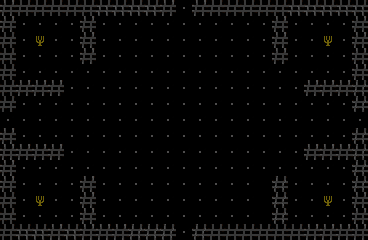

A level layout from a 2D game, rendered from its tile map. Below: a short description, then the map file with tile-grid data replaced by summaries:
An orthogonal 23x15 tile map with 16x16 px tiles, 1 tile layer (Capa de patrones 1) and 20 objects.

<map version="1.10" tiledversion="1.12.2" orientation="orthogonal" renderorder="right-down" width="23" height="15" tilewidth="16" tileheight="16" infinite="0" nextlayerid="4" nextobjectid="31">
 <tileset firstgid="1" name="tileset" tilewidth="16" tileheight="16" tilecount="64" columns="8">
  <image source="../tileset/tileset.png" width="128" height="128" />
 </tileset>
 <layer id="1" name="Capa de patrones 1" width="23" height="15">
  <data>[345 cells, 342 non-empty, 6 distinct tile ids]</data>
 </layer>
 <objectgroup id="3" name="spawnEnemigo">
  <object id="25" x="320" y="32" width="16" height="16" />
  <object id="26" x="32" y="32" width="16" height="16" />
  <object id="27" x="32" y="192" width="16" height="16" />
  <object id="28" x="320" y="192" width="16" height="16" />
 </objectgroup>
 <objectgroup id="2" name="colisiones">
  <object id="1" x="192" y="0" width="176" height="16" />
  <object id="2" x="352" y="128" width="16" height="112" />
  <object id="3" x="352" y="16" width="16" height="96" />
  <object id="4" x="192" y="224" width="160" height="16" />
  <object id="5" x="0" y="224" width="176" height="16" />
  <object id="6" x="0" y="128" width="16" height="96" />
  <object id="7" x="0" y="0" width="16" height="112" />
  <object id="8" x="16" y="0" width="160" height="16" />
  <object id="11" x="16" y="80" width="48" height="16" />
  <object id="12" x="80" y="16" width="16" height="48" />
  <object id="13" x="16" y="144" width="48" height="16" />
  <object id="14" x="80" y="176" width="16" height="48" />
  <object id="16" x="304" y="144" width="48" height="16" />
  <object id="17" x="304" y="80" width="48" height="16" />
  <object id="18" x="272" y="16" width="16" height="48" />
  <object id="30" x="272" y="176" width="16" height="48" />
 </objectgroup>
</map>
